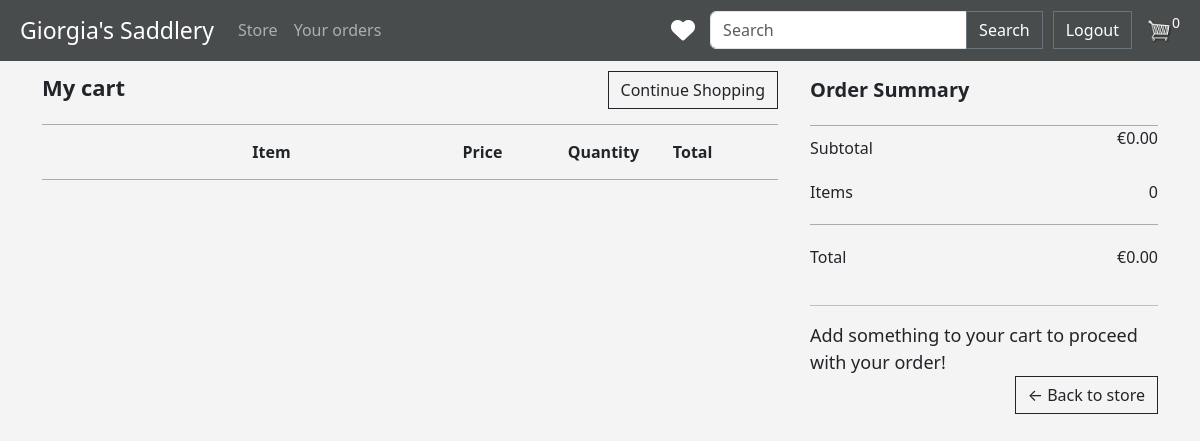
The app's page /cart/ (signed in), older data.
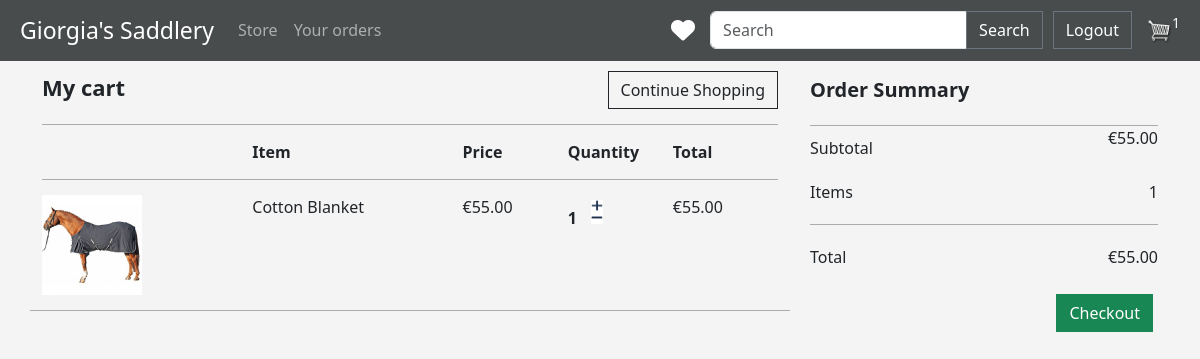
The same page, newer data.
### store/models.py (models this page shows, shortened)
class OrderModel(models.Model):
    customer = models.ForeignKey(CustomerModel, on_delete=models.SET_NULL, blank=True, null=True)
    date_order = models.DateTimeField(auto_now_add=True)
    complete = models.BooleanField(default=False, null=True, blank=True)
    transaction_id = models.CharField(max_length=5, null=True)
    def calculate_cart_total(self):
        orderitems = self.orderitemmodel_set.all()
        total = sum([item.calculate_total for item in orderitems])
        return total
    def calculate_cart_items(self):
        orderitems = self.orderitemmodel_set.all()
        total = sum([item.quantity for item in orderitems])
        return total

class OrderItemModel(models.Model):
    product = models.ForeignKey(ProductModel, on_delete=models.SET_NULL, null=True, blank=True)
    order = models.ForeignKey(OrderModel, on_delete=models.SET_NULL, null=True, blank=True)
    quantity = models.IntegerField(default=0, null=True, blank=True)
    date_added = models.DateTimeField(auto_now_add=True)
    @property
    def calculate_total(self):
        total = self.product.price * self.quantity
        return total

class ProductModel(models.Model):
    name = models.CharField(max_length=200, null=True)
    price = models.FloatField()
    category = models.ForeignKey(CategoryModel, on_delete=models.SET_NULL, null=True)
    image = models.ImageField(null=True, blank=True)
    description = models.TextField(null=True, blank=True)
    numberOfLikes = models.IntegerField(default=0)
    @property
    def imageURL(self):   #senza questa funzione se ci fosse un prodotto senza immagine darebbe errore a tutta la pagina
        try:
            url = self.image.url
        except:
            url = ''
        return url

### store/views.py (the view)
# urls.py: path('cart/', views.cart, name="cart"),
def cart(request):
    customer = request.user.customermodel
    order, created = OrderModel.objects.get_or_create(customer=customer, complete=False)
    items_list = order.orderitemmodel_set.all()   #rende tutti gli item di quell'ordine
    cart_items = order.calculate_cart_items
    context = {'items_list': items_list, 'order': order, 'cart_items': cart_items}
    return render(request, 'store/cart.html', context)

### store/templates/store/cart.html (shortened to what this page needs)
{% extends 'store/main.html' %}
{% load static %}
{% block content %}
    <div class="row">
        <div class="col-lg-8 col-md-12">
            <div style="display: flex;justify-content: space-between;border-bottom:1px solid rgba(0, 0, 0, 0.3); padding-bottom: 15px;">
                <div style=" font-size:22px; ">
                    <strong> My cart </strong>
                </div>
                <div>
                    <a class= "btn btn-outline-dark" href="{% url 'store' %}"> Continue Shopping</a>
                </div>
            </div>
            <div style="display: flex; align-items: center; padding-bottom: 15px; padding-top:15px; border-bottom:1px solid rgba(0, 0, 0, 0.3);" >
                <div style="flex:2"> <strong> Item</strong></div>
                <div style="flex:1"> <strong> Price</strong> </div>
                <div style="flex:1"> <strong> Quantity</strong> </div>
                <div style="flex:1"> <strong> Total</strong> </div>
            </div>
                {% for item in items_list %}
                 <div class="row">
                    <div class="col lg-12" style="display: flex; border-bottom:1px solid rgba(0, 0, 0, 0.3); padding-bottom: 15px; padding-top: 15px">
                        <div style="flex:2">
                            <img src="{{item.product.imageURL}}" style="width: auto; height: 100px;">
                        </div>
                        <div style="flex:2"> {{item.product.name}}</div>
                        <div style="flex:1"> €{{item.product.price|floatformat:2}}</div>
                        <div style="flex:1">
                            <p class="quantity" style="margin-top:0px;">{{item.quantity}}</p>
                            <div class="quantity">
							<img data-product="{{item.product.id}}" data-action="add" class="change-quantity update-cart" src="{% static  'images/plus.png' %}" style="height: 12px; width: 12px; margin-top: 5px;">
							<img data-product="{{item.product.id}}" data-action="remove" class="change-quantity update-cart" src="{% static  'images/minus.png' %}" style="height: 12px; width: 12px; ">
						</div>
                        </div>
                        <div style="flex:1"> €{{item.calculate_total|floatformat:2}}</div>
                    </div>
                </div>
                {% endfor %}
        </div>
        <div class="col-lg-4 col-md-12" style="padding-left: 20px;">
            <div style="padding-bottom: 20px; margin-top:4px; border-bottom:1px solid rgba(0, 0, 0, 0.3); font-size:20px; ">
                <strong> Order Summary </strong>
            </div>
            <div style="display: flex; justify-content: space-between;padding-bottom: 20px; ">
                <div style="margin-top: 10px">
                    Subtotal
                </div>
                <div>
                    €{{order.calculate_cart_total|floatformat:2}}
                </div>
            </div>
            <div style="display: flex; justify-content: space-between; border-bottom:1px solid rgba(0, 0, 0, 0.3); padding-bottom: 20px; ">
                <div>
                    Items
                </div>
                <div>
                    {{order.calculate_cart_items}}
                </div>
            </div>
            <div style="display: flex; justify-content: space-between; padding-bottom: 20px; padding-top: 20px">
                <div>
                    Total
                </div>
                <div>
                    €{{order.calculate_cart_total|floatformat:2}}
                </div>
            </div>
            {% if order.calculate_cart_items > 0 %}
                <a  style="float:right; margin:5px;" class="btn btn-success" href="{% url 'checkout' %}">Checkout</a>
            {% else %}
                <hr>
                <div style="font-size: 18px;">Add something to your cart to proceed with your order!</div>
                <div style="margin-bottom:20px; display: flex; justify-content: right">
                <a  class="btn btn-outline-dark" href="{% url 'store' %}">&#x2190; Back to store</a>
            </div>
            {% endif %}
        </div>
    </div>
{% endblock content %}

### store/templates/store/main.html (shortened to what this page needs)
<!DOCTYPE html>
{% load static %}
<html lang="en">
<head>
    <link href="https://cdn.jsdelivr.net/npm/bootstrap@5.3.0-alpha3/dist/css/bootstrap.min.css" rel="stylesheet">
    <link rel="stylesheet" type="text/css" href="{% static 'css/main.css' %}">
</head>
<body>
<nav class="navbar navbar-expand-lg navbar-dark bg-dark" style="padding-right: 20px; padding-left: 20px;">
  <a class="navbar-brand" href="{% url 'store' %}" style="font-size: 23px;">  Giorgia's Saddlery </a>
  <div class="collapse navbar-collapse justify-content-between" id="navbarSupportedContent">
    <ul class="navbar-nav mr-auto">
      <li class="nav-item active">
        <a class="nav-link" href="{% url 'store' %}"> Store</a>
      </li>
      {% if request.user.is_authenticated %}
          <li class="nav-item ">
            <a class="nav-link" href="{% url 'orderHistory' %}"> Your orders</a>
          </li>
      {% endif%}
    </ul>
    <div class="form-inline my-2 my-lg-0 d-flex align-items-center">
        {% if request.user.is_authenticated %}
        <a href="{% url 'likedProducts' %}" style="text-decoration: none; margin-right: 15px" >
            <i class="fa-solid fa-heart fa-xl" style="color: white"></i>
        </a>
        {% endif %}
         <form class="form-inline my-2 my-lg-0" action="{% url 'search' %}" method=POST style="margin-right: 10px">
            <div class="input-group">
            <input class="form-control mr-sm-2" type="search" placeholder="Search" aria-label="Search" name="searched">
            <div class="input-group-append">
                <button class="btn btn-outline-secondary my-2 my-sm-0" type="submit" style="color: white">Search</button>
            </div>
            </div>
        </form>
        {% if request.user.is_authenticated %}
         		<a href="{% url 'logout' %}" class="btn btn-outline-secondary my-2 my-sm-0" type="submit" style="color: white">Logout</a>
        {% else %}
         		<a href="{% url 'login' %}" class="btn btn-outline-secondary my-2 my-sm-0" type="submit" style="color: white; margin-right: 10px;">Login</a>
                <a href="{% url 'register_user' %}" class="btn btn-outline-secondary my-2 my-sm-0" type="submit" style="color: white">Register</a>
        {% endif %}
        {% if request.user.is_authenticated %}
            <a href="{% url 'cart' %}">
                    <img  id="cart-icon" src="{% static 'images/cart.png' %}" >
            </a>
            <p id="cart-total" style="color:white; background-color: transparent; font-size: 14px;">{{cart_items}}</p>
        {% endif %}
    </div>
  </div>
</nav>
<div class="container" style="margin-bottom: 30px">
    {% block content%}
    {% endblock content%}
</div>
</body>
</html>

Row changes from the older to the newer data that the page shows:
computed for OrderModel: id.quantity "0" → "1"; calculate_cart_total "0.00" → "55.00"; calculate_cart_items "0" → "1"
added OrderItemModel: product.imageURL (picture), product.name "Cotton Blanket", product.price "55.00", quantity "1", calculate_total "55.00"
Text that changed along with them:
text no longer shown: "Add something to your cart to proceed with your order! ← Back to store"
text now shown: "Checkout"
